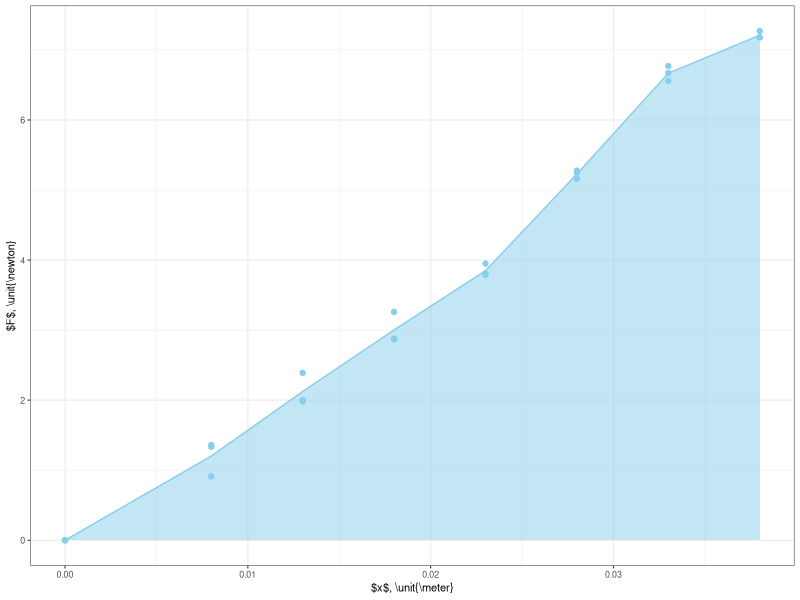

Generate this figure with R:
library(ggplot2)
library(dplyr)

raw <- read.csv('work.csv',header=TRUE)
data <- tibble(raw)
data <- mutate(data, trial=as.factor(trial))

fig <- ggplot(data, aes(x=x,y=F))+
    geom_point(color="skyblue")+
    stat_summary(fun=mean,geom="line",color="skyblue")+
    stat_summary(fun=mean,geom="area",fill="skyblue",alpha=0.5)+
    xlab('$x$, \\unit{\\meter}')+
    ylab('$F$, \\unit{\\newton}')+
    theme_bw(base_size=8)
ggsave(filename='work.svg',plot=fig,width=3.44,height=2,units='in')

grouped <- group_by(data,trial)
library(pracma)
Wgrouped = summarize(grouped,
	  W= trapz(x,F))
print(summarize(Wgrouped,
	meanW = mean(W),
	sdW = sd(W)))
	
